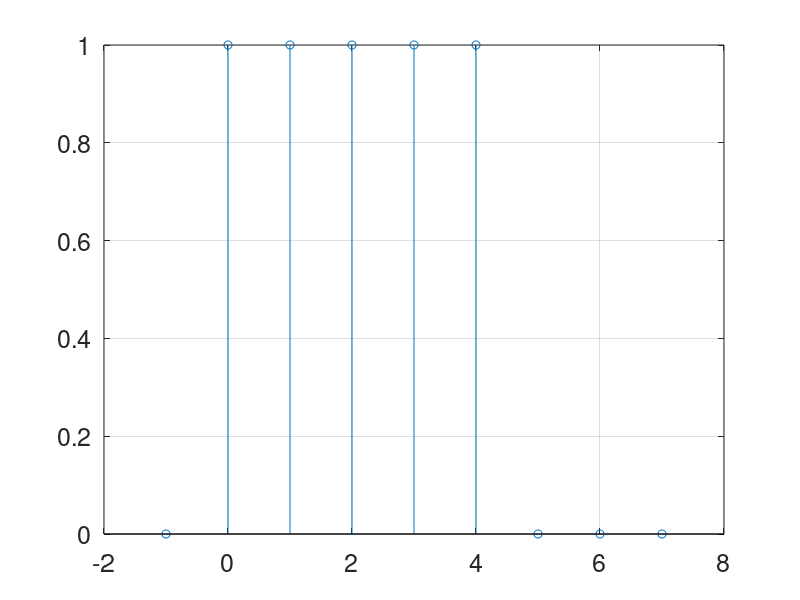

This figure's MATLAB source: (Note: this script raises an error after producing the figure.)
% tp1 - ej6b - 3a

n = -1:7
x_n = zeros(size(n))
signal = (n >= 0 & n <= 4)
x_n(signal) = 1
stem(n,x_n)

grid on
hold on
set(gca, 'FontSize', 18);

n = -1:7
x_n = zeros(size(m))
signal = (n-1 >= 0 & n-1 <= 4)
x_n(signal) = 1
stem(n,x_n)


